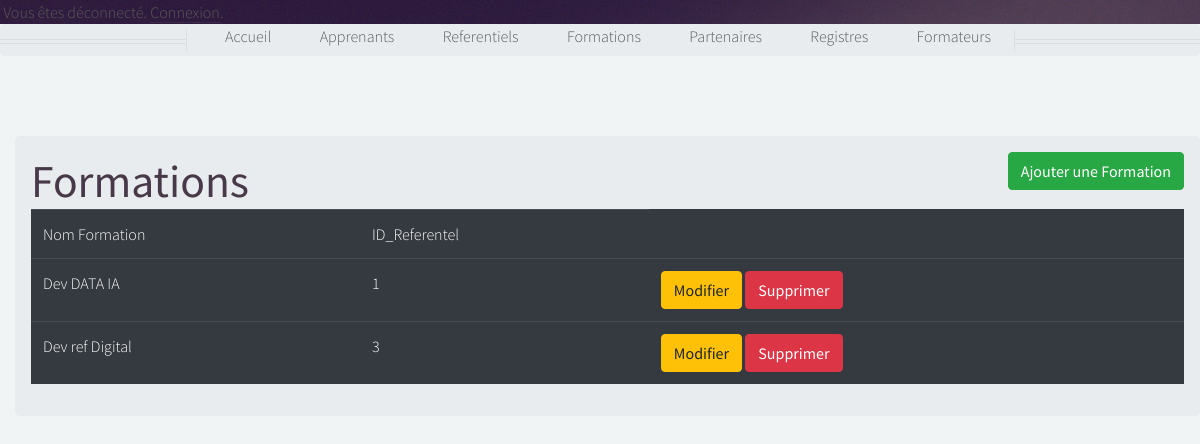
Page /formations on the committed database.
### app.py (models this page shows, shortened)
class Formations(db.Model):
    id_formation=db.Column(db.Integer,primary_key=True)
    nom_formation=db.Column(db.String(50))
    id_referentiel=db.Column(db.Integer)

### app.py (the view)
@app.route('/formations')
def formations():
    all_data = Formations.query.all()
    infor=[]
    for row in all_data:
        infor.append(row.id_formation)
    infor2=max(infor)+1
    print(len(infor)+1)
    return render_template('formations.html',forma = all_data,infor2=infor2)

### templates/formations.html (shortened to what this page needs)
{% extends 'base.html' %}
{% block body %}
<div class="container"><br><br>
    <div class="row">
        <div class="col md-12">
            <div class="jumbotron p-3">
                <h2>Formations <b> </b>  <button type="button"  class="btn btn-success float-right"
                data-toggle="modal" data-target="#mymodal">Ajouter une  Formation</button> </h2>
                <table class="table table-hover table-dark">
                    <tr>
                        <th>Nom Formation</th>
                        <th>ID_Referentel</th>
                    </tr>
                   {% for row in forma %}
                    <tr>
                        <td>{{row.nom_formation}}</td>
                        <td>{{row.id_referentiel}}</td>
                        <td>
                            <a href="/update_form/{{row.id_formation}}" class="btn btn-warning btn-xs" data-toggle="modal" data-target="#modaledit{{row.id_formation}}">Modifier</a>
                            <a href="{{url_for('delete_form',mat=row.id_formation)}}" class="btn btn-danger btn-xs" onclick="return confirm('Supprimer ??')">Supprimer</a>
                        </td>
                    </tr>
                    {% endfor %}
                </table>
            </div>
        </div>
    </div>
</div>
{% endblock %}

### static/assets/css/main.css (style rules this page uses)
html, body, div, span, applet, object, iframe, h1, h2, h3, h4, h5, h6, p, blockquote, pre, a, abbr, acronym, address, big, cite, code, del, dfn, em, img, ins, kbd, q, s, samp, small, strike, strong, sub, sup, tt, var, b, u, i, center, dl, dt, dd, ol, ul, li, fieldset, form, label, legend, table, caption, tbody, tfoot, thead, tr, th, td, article, aside, canvas, details, embed, figure, figcaption, footer, header, hgroup, menu, nav, output, ruby, section, summary, time, mark, audio, video { margin: 0; padding: 0; border: 0; font-size: 100%; font: inherit; vertical-align: baseline; }
body { line-height: 1; }
table { border-collapse: collapse; border-spacing: 0; }
body { -webkit-text-size-adjust: none; }
html { box-sizing: border-box; }
*, *:before, *:after { box-sizing: inherit; }
body { background: #f0f4f4; color: #5b5b5b; font-size: 15pt; line-height: 1.85em; font-family: 'Source Sans Pro', sans-serif; font-weight: 300; }
h1, h2, h3, h4, h5, h6 { font-weight: 400; color: #483949; line-height: 1.25em; }
h2 { font-size: 2.85em; }
a { color: inherit; border-bottom: solid 1px rgba(128, 128, 128, 0.15); text-decoration: none; -moz-transition: background-color 0.35s ease-in-out, color 0.35s ease-in-out, border-bottom-color 0.35s ease-in-out; -webkit-transition: background-color 0.35s ease-in-out, color 0.35s ease-in-out, border-bottom-color 0.35s ease-in-out; -ms-transition: background-color 0.35s ease-in-out, color 0.35s ease-in-out, border-bottom-color 0.35s ease-in-out; transition: background-color 0.35s ease-in-out, color 0.35s ease-in-out, border-bottom-color 0.35s ease-in-out; }
p, ul, ol, dl, table { margin-bottom: 1em; }
.container { margin: 0 auto; max-width: 100%; width: 1400px; }
@media screen and (max-width: 1680px) { .container { width: 1200px; } }
@media screen and (max-width: 1280px) { .container { width: 100%; } }
.row { display: flex; flex-wrap: wrap; box-sizing: border-box; align-items: stretch; }
.row > * { box-sizing: border-box; }
.row { margin-top: -40px; margin-left: -40px; }
.row > * { padding: 40px 0 0 40px; }
@media screen and (max-width: 1680px) { .row { display: flex; flex-wrap: wrap; box-sizing: border-box; align-items: stretch; } }
@media screen and (max-width: 1680px) { .row > * { box-sizing: border-box; } }
@media screen and (max-width: 1680px) { .row { margin-top: -40px; margin-left: -40px; } }
@media screen and (max-width: 1680px) { .row > * { padding: 40px 0 0 40px; } }
@media screen and (max-width: 1280px) { .row { display: flex; flex-wrap: wrap; box-sizing: border-box; align-items: stretch; } }
@media screen and (max-width: 1280px) { .row > * { box-sizing: border-box; } }
@media screen and (max-width: 1280px) { .row { margin-top: -36px; margin-left: -36px; } }
@media screen and (max-width: 1280px) { .row > * { padding: 36px 0 0 36px; } }
table { width: 100%; }
input[type="button"], input[type="submit"], input[type="reset"], button, .button { position: relative; display: inline-block; background: #df7366; color: #fff; text-align: center; border-radius: 0.5em; text-decoration: none; padding: 0.65em 3em 0.65em 3em; border: 0; cursor: pointer; outline: 0; font-weight: 300; -moz-transition: background-color 0.35s ease-in-out, color 0.35s ease-in-out, border-bottom-color 0.35s ease-in-out; -webkit-transition: background-color 0.35s ease-in-out, color 0.35s ease-in-out, border-bottom-color 0.35s ease-in-out; -ms-transition: background-color 0.35s ease-in-out, color 0.35s ease-in-out, border-bottom-color 0.35s ease-in-out; transition: background-color 0.35s ease-in-out, color 0.35s ease-in-out, border-bottom-color 0.35s ease-in-out; }
@media screen and (max-width: 1680px) { body, input, textarea, select { font-size: 14pt; line-height: 1.75em; } }
@media screen and (max-width: 1280px) { body, input, textarea, select { font-size: 12pt; line-height: 1.5em; } }

### rows in the picture
Formations: nom_formation "Dev DATA IA", id_referentiel "1"
Formations: nom_formation "Dev ref Digital", id_referentiel "3"
